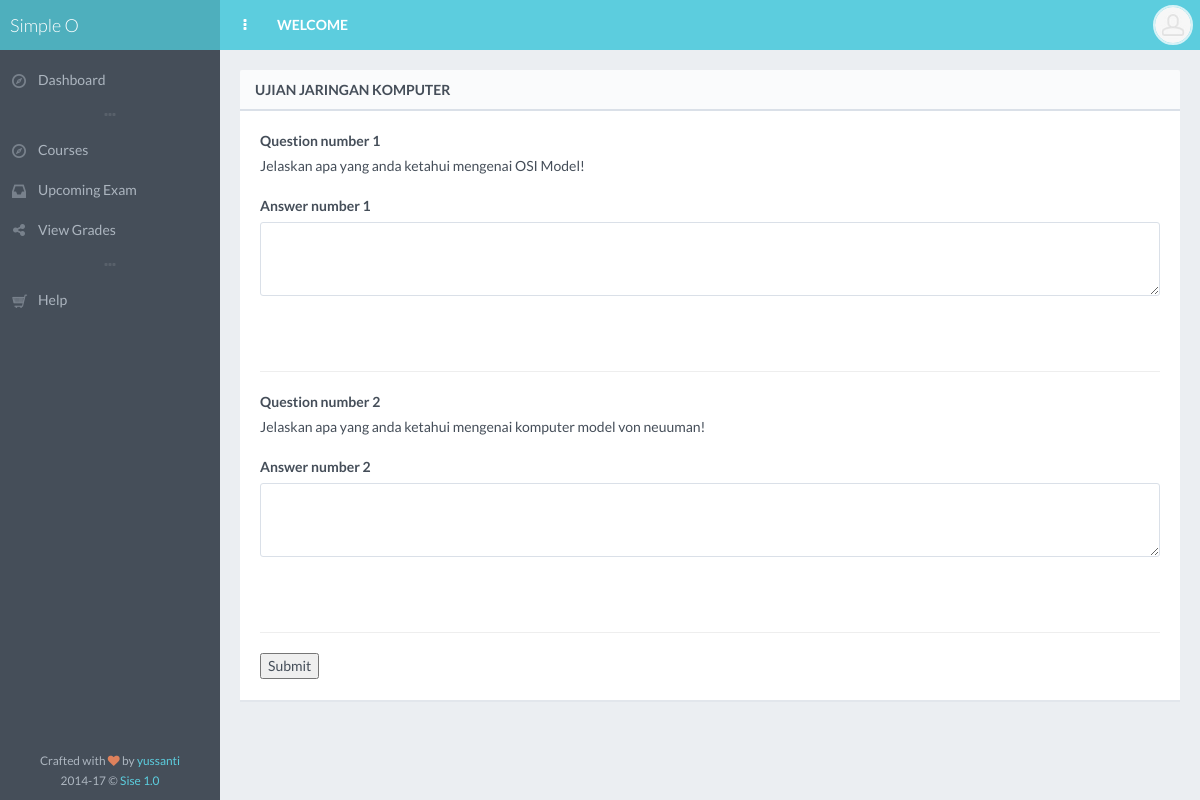
Page /takeExamStud.php?idmk=1&idtest=1 (signed in) on the committed database.
### tables this page shows
CREATE TABLE `tb_soaljawab` (
  `idmk` int(11) NOT NULL,
  `idtest` int(11) NOT NULL,
  `idsoal` int(11) NOT NULL,
  `soal` text NOT NULL,
  `jawabankunci` text NOT NULL
);

### takeExamStud.php (the view, shortened to what this page needs)
<?php include 'inc/template_start.php'; ?>
<?php include 'inc/page_head.php'; ?>
<div id="page-content">
    <div class="block">
        <div class="block-title">
            <h2>Ujian Jaringan Komputer</h2>
        </div>
        <form action="" method="post">
    <?php
    $idmk = $_GET['idmk'];
    $idtest = $_GET['idtest'];
    $query1 = mysql_query("SELECT * FROM tb_soaljawab where idmk='$idmk' AND idtest='$idtest'");
    $i=1;
    $x=0;
    while($baris1=mysql_fetch_array($query1)) {
        ?>
        <label>Question number <?php echo $i; ?></label>
        <br>
        <?php echo $baris1['soal']; ?>
        <br>
        <br>
        <div class="form-group">
            <label>Answer number <?php echo $i;?></label>
            <textarea class="form-control" rows="3" name="jawaban[<?php echo $x ; ?>]"></textarea>
        </div>
        <br>
        <br>
        <hr>
        <?php
        $x++;
        $i++;
    } ?>
              <div class="block-section">
<input type="submit" name="submit" id="submit" class="button" value="Submit"/>
</form>
                                  </div>
    </div>
</div>
<?php include 'inc/page_footer.php'; ?>
<?php include 'inc/template_end.php'; ?>

### css/main.css (style rules this page uses)
body { font-family: "Lato", "Helvetica Neue", Helvetica, Arial, sans-serif; color: #454e59; background-color: #454e59; }
#page-content { padding: 10px 5px 1px; background-color: #ebeef2; }
#page-container.header-fixed-top #page-content { padding-top: 60px; }
.block { margin: 0 0 10px; padding: 20px 15px 1px; background-color: #ffffff; border-top-left-radius: 2px; border-top-right-radius: 2px; -webkit-box-shadow: 0 2px 0 rgba(218, 224, 232, .5); box-shadow: 0 2px 0 rgba(218, 224, 232, .5); }
.block-title { margin: -20px -15px 20px; border-bottom: 2px solid #dae0e8; border-top-left-radius: 2px; border-top-right-radius: 2px; background: rgba(218, 224, 232, .15); }
.block-title h1, .block-title h2, .block-title h3, .block-title h4, .block-title h5, .block-title h6 { display: inline-block; font-size: 14px; line-height: 1.4; margin: 0; padding: 10px 15px 9px; font-weight: 600; text-transform: uppercase; }
.block-section { margin-bottom: 20px; }
h1, h2, h3, h4, h5, h6, .h1, .h2, .h3, .h4, .h5, .h6 { font-family: "Lato", "Helvetica Neue", Helvetica, Arial, sans-serif; font-weight: 300; }
h1, h2, h3 { margin-bottom: 15px; }
input[type="text"].form-control, input[type="password"].form-control, input[type="email"].form-control, textarea.form-control { -webkit-appearance: none; }
.form-control { padding: 6px 8px; max-width: 100%; margin: 1px 0; color: #454e59; border-color: #dae0e8; border-radius: 3px; }
.navbar-form, .navbar-collapse, .form-control, .form-control:focus, .has-success .form-control:focus, .has-warning .form-control:focus, .has-error .form-control:focus, .progress, .progress-bar, .panel, .modal-content { -webkit-box-shadow: none; box-shadow: none; }
@media screen and (min-width: 768px) { #page-content { padding: 20px 20px 1px; } }
@media screen and (min-width: 768px) { #page-container.header-fixed-top #page-content { padding-top: 70px; } }
@media screen and (min-width: 768px) { .content-header, .content-header-media .header-section, .block, .block.full, .modal-body { padding-left: 20px; padding-right: 20px; } }
@media screen and (min-width: 768px) { .block, .widget { margin-bottom: 20px; } }
@media screen and (min-width: 768px) { .block-title { margin-left: -20px; margin-right: -20px; } }

### rows in the picture
tb_soaljawab: soal "Jelaskan apa yang anda ketahui mengenai OSI Model!"
tb_soaljawab: soal "Jelaskan apa yang anda ketahui mengenai komputer model von neuuman!"

### other values in the picture
$link['name'] "Dashboard"
$link['name'] "Courses"
$link['name'] "Upcoming Exam"
$link['name'] "View Grades"
$link['name'] "Help"
$template['name'] "Sise"
$template['version'] "1.0"
$template['header_link'] "WELCOME"
